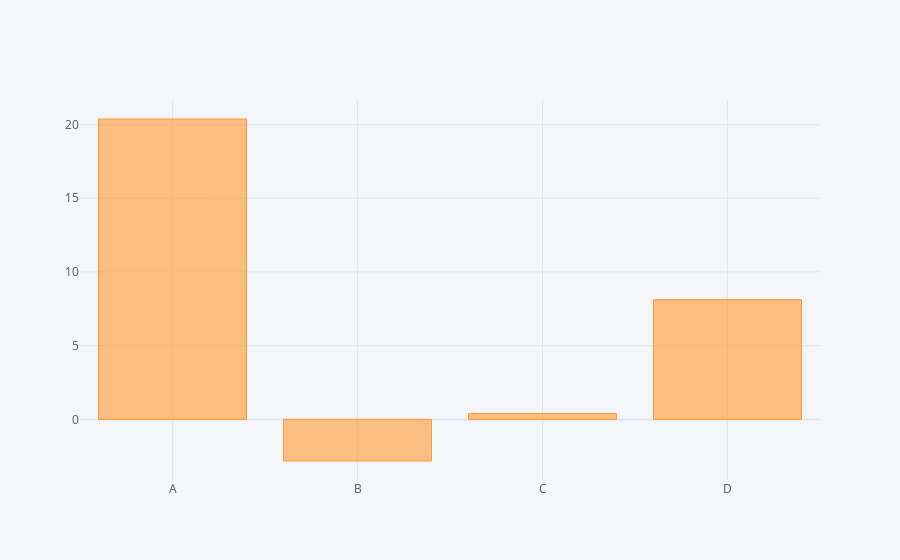

Here is the notebook cell this chart was saved with:
### Code cell
# we can also use aggragrate function before plot the graph such as .count(), .sum()
df.sum().iplot(kind='bar')

### Figure 1 — Plotly figure (JSON) as saved in the notebook; plotly's stock layout.template omitted (floating-point values rounded to 4 significant figures)
{"data": [{"marker": {"color": "rgba(255, 153, 51, 0.6)", "line": {"color": "rgba(255, 153, 51, 1.0)", "width": 1}}, "name": "None", "orientation": "v", "text": "", "type": "bar", "x": ["A", "B", "C", "D"], "y": [20.38, -2.823, 0.4007, 8.125]}], "layout": {"legend": {"bgcolor": "#F5F6F9", "font": {"color": "#4D5663"}}, "paper_bgcolor": "#F5F6F9", "plot_bgcolor": "#F5F6F9", "title": {"font": {"color": "#4D5663"}}, "xaxis": {"gridcolor": "#E1E5ED", "showgrid": true, "tickfont": {"color": "#4D5663"}, "title": {"font": {"color": "#4D5663"}, "text": ""}, "zerolinecolor": "#E1E5ED"}, "yaxis": {"gridcolor": "#E1E5ED", "showgrid": true, "tickfont": {"color": "#4D5663"}, "title": {"font": {"color": "#4D5663"}, "text": ""}, "zerolinecolor": "#E1E5ED"}}}
